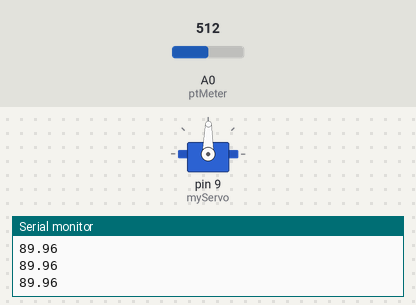
Bench run of a sketch on a simulated Arduino Uno, built with avr-gcc and run on an emulated ATmega328P. Parts: servo, the last lines printed to the serial monitor. Inputs (shaded band) come from the test bench; at power-on: A0 (ptMeter) = 512.

Above: at 1.2 s.
1.3 s: A0 (ptMeter) set to 716
At 2.5 s:
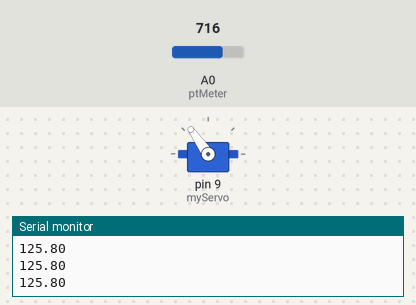
2.8 s: A0 (ptMeter) set to 900
At 4.0 s:
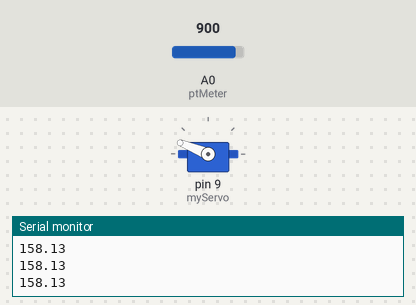
4.3 s: A0 (ptMeter) set to 1023
At 5.1 s:
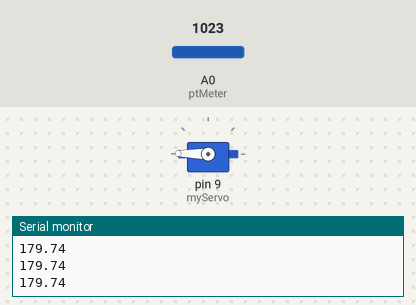
5.8 s: A0 (ptMeter) set to 306
At 6.1 s:
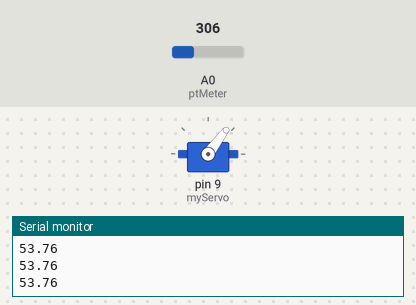
7.3 s: A0 (ptMeter) set to 122
At 8.4 s:
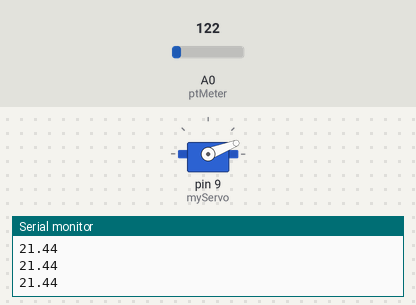
8.8 s: A0 (ptMeter) set to 511
At 9.6 s:
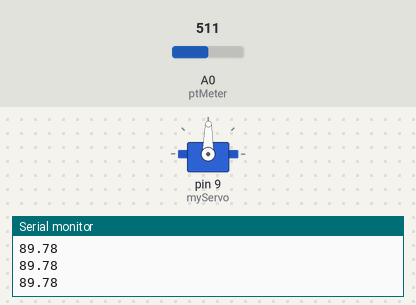
Timing chart, 0 to 11.3 s (numbered marks = the images above; inputs shaded):
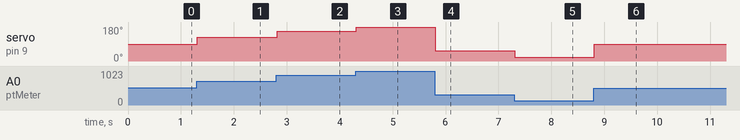

The sketch:

coding.ino
```cpp
#include <Servo.h> //import file
int ptMeter =A0; //defines potentiometer is attached at pin A0
int ptVal; //define ptVal
float servoVal;
Servo myServo;

void setup()
{
  myServo.attach(9); //set servo at pin 9
  Serial.begin(9600); //set baud rate of serial communication
}
void loop()
{
  ptVal = analogRead(ptMeter); //reads the value from pin A0 and stores in in val
  servoVal = ptVal * 0.1757;
  Serial.println(servoVal); //print value in servoVal
  myServo.write(servoVal); // received input from servoVal
}
```

Measured:
- after the input at 1.3 s, servo on pin 9 (myServo): 89° → 125° at once
- after the input at 2.8 s, servo on pin 9 (myServo): 125° → 158° at once
- after the input at 4.3 s, servo on pin 9 (myServo): 158° → 179° at once
- after the input at 5.8 s, servo on pin 9 (myServo): 179° → 53° at once
- after the input at 7.3 s, servo on pin 9 (myServo): 53° → 21° at once
- after the input at 8.8 s, servo on pin 9 (myServo): 21° → 89° at once
